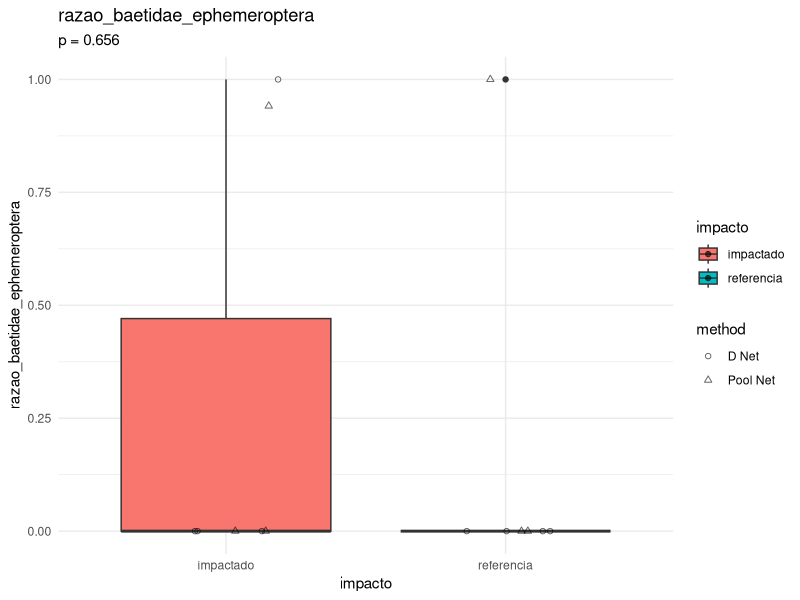
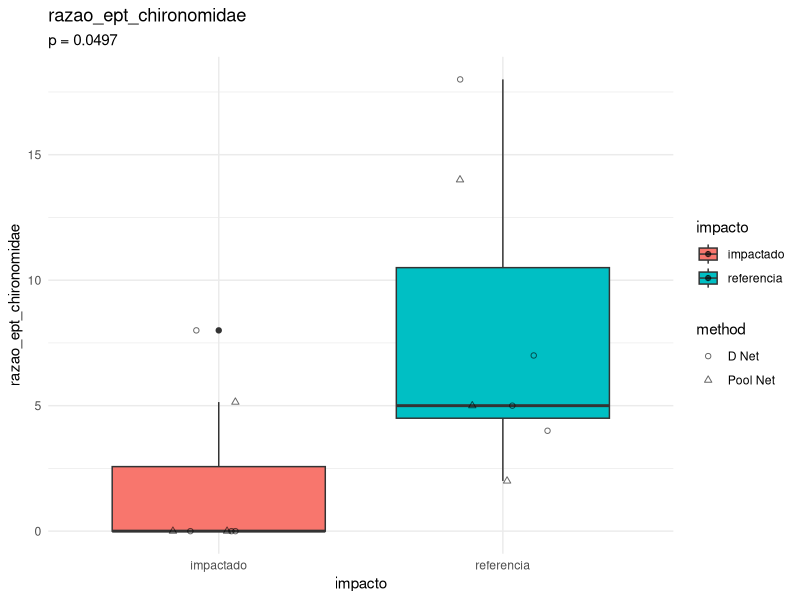
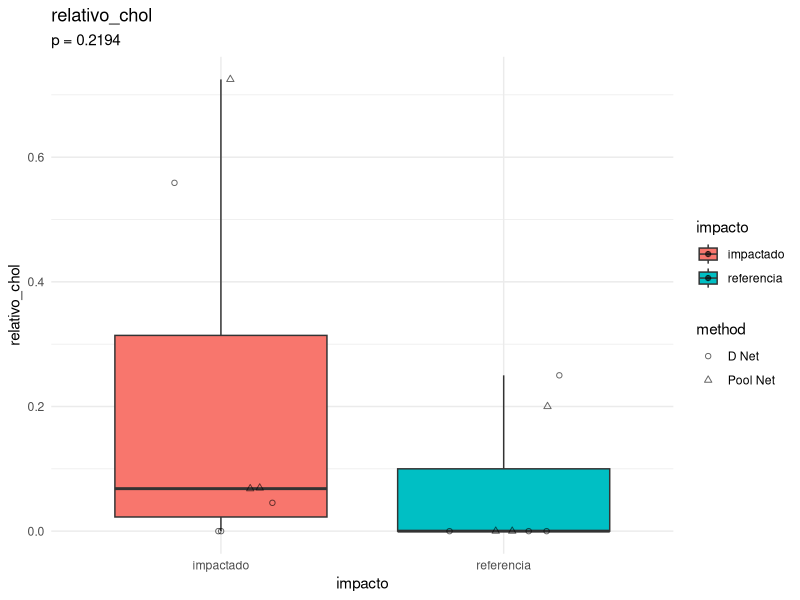
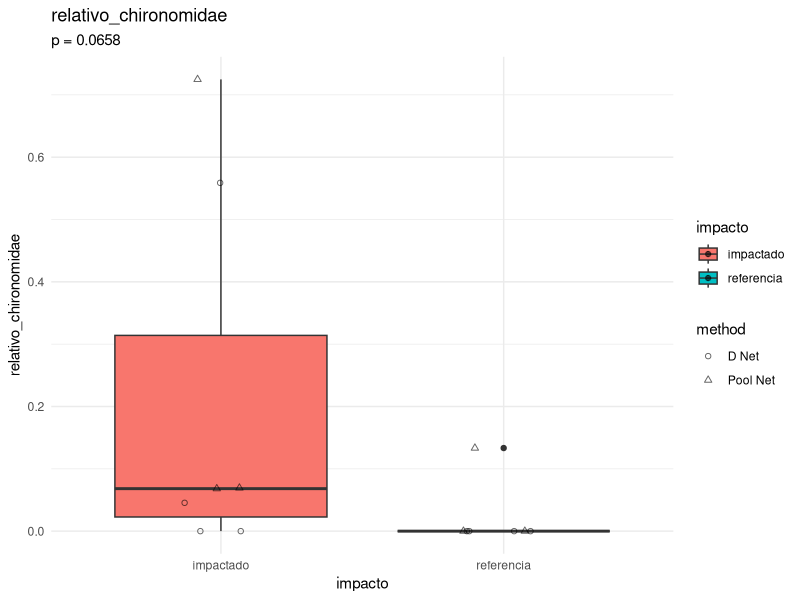
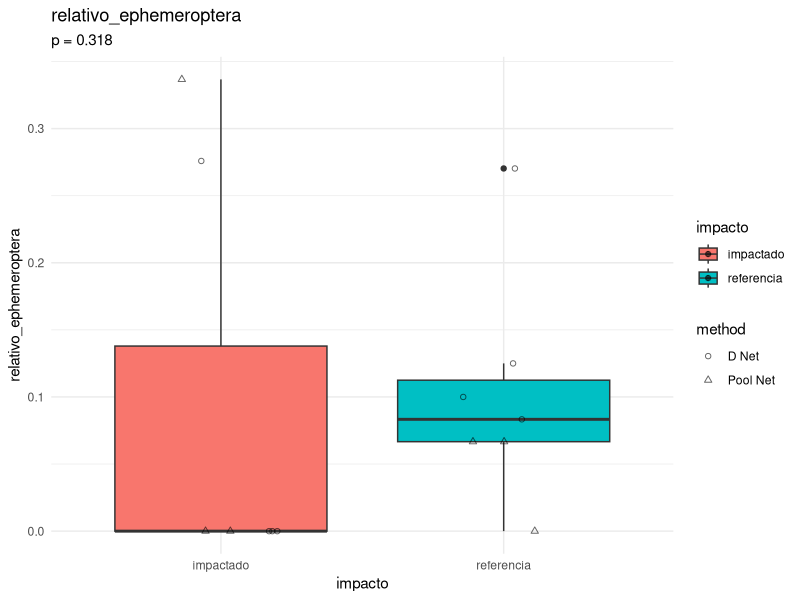
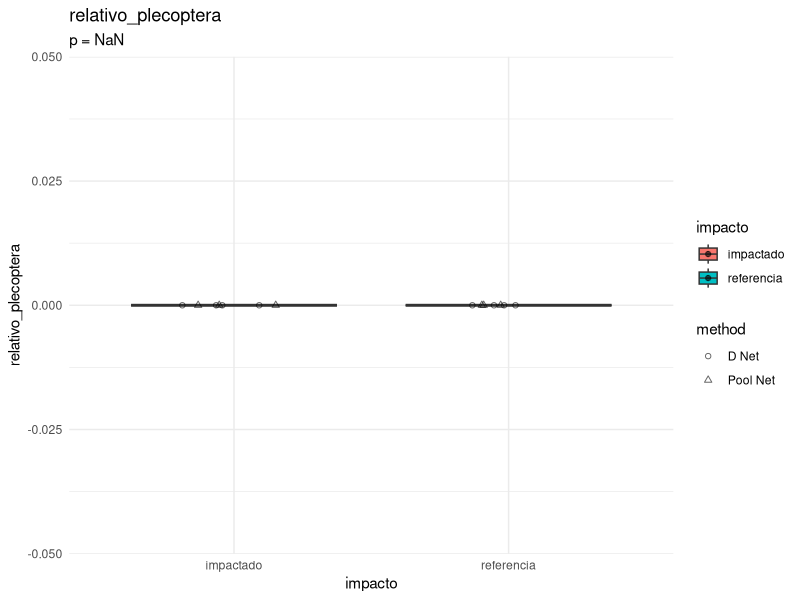
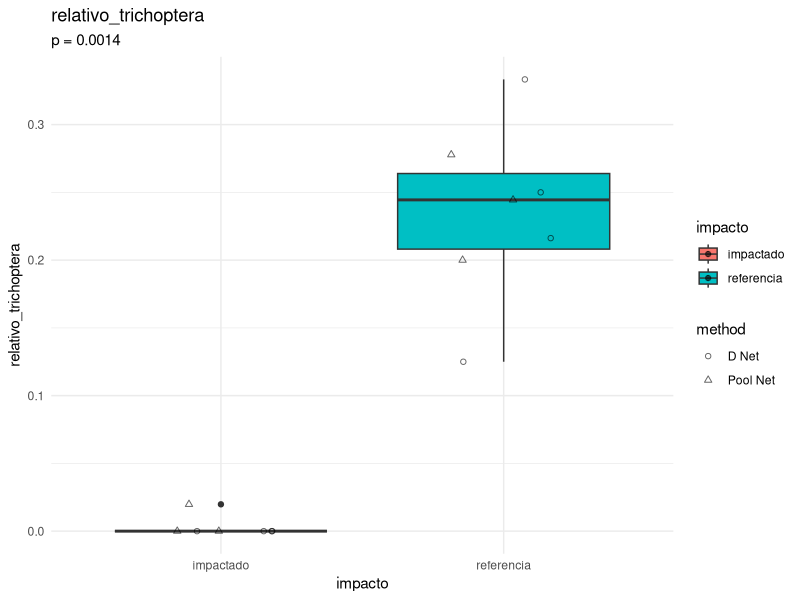
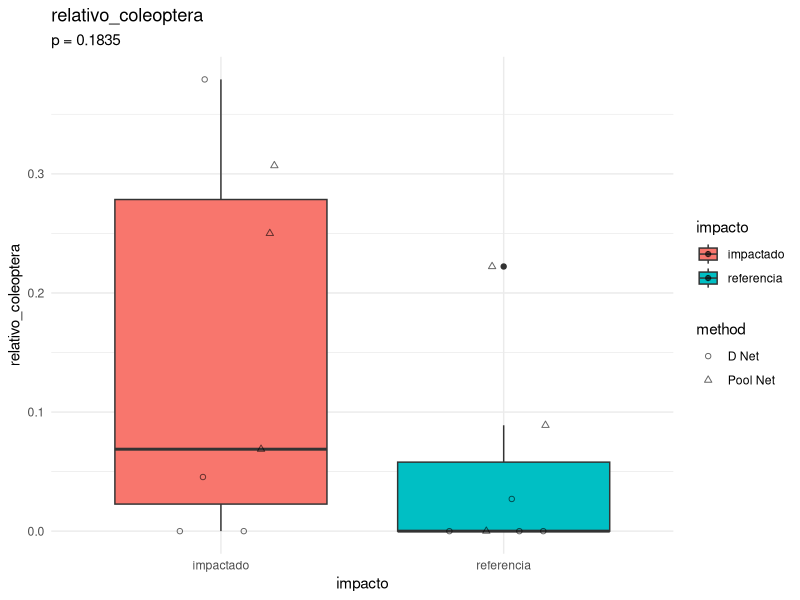

Source code (R) for these figures, in order:
library(tidyverse)

################################## Configurações ###############################
pontos_referencia <- c("RiodaBarra-P1/2")
pontos_impactado <- c("RiodaBarra-P2")

metodos_de_amostragem <- c("D Net", "Pool Net")

# Pastas de figuras
pasta_figuras <- "figuras/indice_multimetrico"
if (!dir.exists(pasta_figuras)) {
  dir.create(pasta_figuras, recursive = TRUE)
}

# Pasta de tabelas
pasta_tabelas <- "tabelas/indice_multimetrico"
if (!dir.exists(pasta_tabelas)) {
  dir.create(pasta_tabelas, recursive = TRUE)
}

################################## Carregar dados ##############################
indices_df <- read_csv("dados/processado/matriz_indices_imaturos_piata.csv")


############################## Pre-processamento ###############################
# Remover índice de Pielou por ser muito problemático.
vetor_respostas <- indices_df %>%
  select(-pielou_classes, -pielou_ordens, -pielou_familias) %>%
  select(-(campanha:method)) %>%
  names()

# Adicionar coluna de impacto
indices_df <- indices_df %>%
  mutate(
    impacto = case_when(
      locality_name == pontos_referencia ~ "referencia",
      locality_name == pontos_impactado ~ "impactado",
      TRUE ~ "desconsiderado"
    )
  ) 

# Filtrar dados para análise baseado em rede-D e rede de piscina.
dados_filtrados <- indices_df %>%
  filter(impacto != "desconsiderado") %>%
  filter(method %in% metodos_de_amostragem)

str(dados_filtrados)
################################### Scores #####################################
lista_p_values <- list()


for (i in vetor_respostas) {
  print(paste("Analisando índice:", i))
  # Teste de Mann-Whitney
  p_value <- wilcox.test(
    formula = as.formula(paste(i, "~ impacto")),
    data = dados_filtrados
  )$p.value

  # Criação do gráfico
  plot <- ggplot(
    dados_filtrados,
    aes_string(
      x = "impacto",
      y = i,
      fill = "impacto"
    )
  ) +
    theme_minimal() +
    geom_boxplot() +
    geom_jitter(aes(shape = method), width = 0.2, height = 0, alpha = 0.6) +
    scale_shape_manual(values = c(1, 2)) +

    labs(title = i, subtitle = paste0("p = ", round(p_value, 4))) 

  # Salvar o gráfico
  ggsave(
    plot,
    filename = paste0(pasta_figuras, "/boxplot_", i, ".png"),
    width = 8,
    height = 6
  )

  lista_p_values[[i]] <- p_value
}



############################## spearman correlations ###########################

# Filtra e seleciona as variáveis desejadas
dados_filtrados <- indices_df %>%
  filter(method %in% c("D Net", "Pool Net")) %>%
  select(all_of(vetor_respostas))

# Função para criar matriz de p-valores
pval_spearman <- function(df) {
  vars <- names(df)
  n <- length(vars)
  p_mat <- matrix(NA, n, n)
  colnames(p_mat) <- vars
  rownames(p_mat) <- vars

  # Loop pelos pares de variáveis
  for (i in 1:n) {
    for (j in 1:n) {
      if (i == j) {
        p_mat[i, j] <- 0
      } else {
        teste <- cor.test(df[[i]], df[[j]], method = "spearman")
        p_mat[i, j] <- teste$p.value
      }
    }
  }
  return(p_mat)
}

# Cria as matrizes
correlations <- cor(dados_filtrados, method = "spearman")
p_values <- pval_spearman(dados_filtrados)


# salvar tabela de correlações (apenas a parte inferior da matriz)
correlations_lower <- correlations
correlations_lower[upper.tri(correlations_lower)] <- ""
write_csv(
  as.data.frame(correlations_lower) %>%
    rownames_to_column(var = "indice_vs_indice"),
  file.path(pasta_tabelas, "correlacoes_spearman_indices_imaturos_piata.csv")
)


# salvar tabela de p-values (apenas a parte inferior da matriz)
p_values_lower <- p_values
p_values_lower[upper.tri(p_values_lower)] <- ""
write_csv(
  as.data.frame(p_values_lower) %>%
    rownames_to_column(var = "indice_vs_indice"),
  file.path(pasta_tabelas, "p_values_spearman_indices_imaturos_piata.csv")
)
################################################################################
